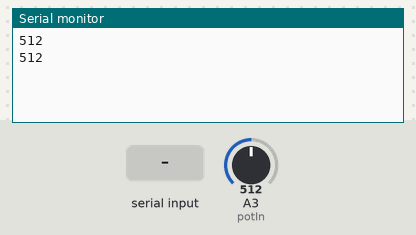
A sketch run on a simulated Arduino Uno, built with avr-gcc and run on an emulated ATmega328P. On the bench: the last lines printed to the serial monitor. Inputs (shaded band) come from the test bench; at power-on: A3 (potIn) = 512.

Above: at 1.8 s.
1.9 s: A3 (potIn) set to 335
At 2.8 s:
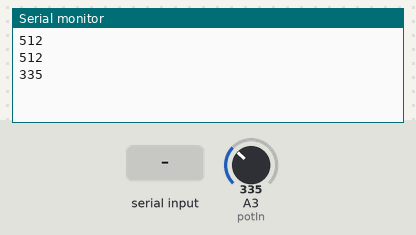
3.4 s: "1" received over the second serial link
4.9 s: "0" received over the second serial link
6.4 s: A3 (potIn) set to 355
At 7.8 s:
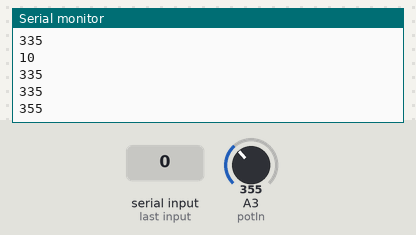
Timing chart, 0 to 8.9 s (numbered marks = the images above; inputs shaded):
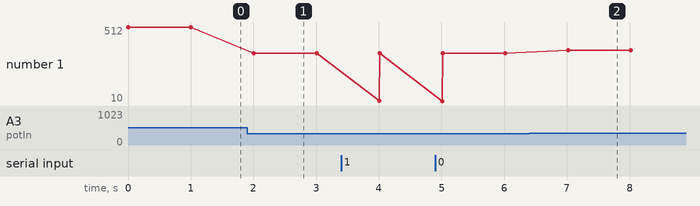

Measured:
- after the input at 1.9 s, the serial monitor: prints a new line after 0.11 s (image 1)
- after the input at 6.4 s, the serial monitor: prints a new line after 0.62 s (image 2)
- plotted number 1: 512 → 335 after the input at 1.9 s, 335 → 355 after the input at 6.4 s

The sketch:

beaconcoordinatorv0.ino
```cpp
#include <SoftwareSerial.h>

#define xbrx 3
#define xbtx 2
SoftwareSerial xbeeS(xbrx, xbtx);

#define potIn A3
int val = 0;

struct node{
  char name;
  float lat;
  float lon;
};

node nodes[3];

void setup() {
//  xbee.setSerial(xbeeS);
  xbeeS.begin(9600);
  Serial.begin(9600);
}

void loop() {
  val = analogRead(potIn);
  boolean com = false;
  String input = "";
  while (xbeeS.available() > 0){
  Serial.print(xbeeS.available());
  byte in = xbeeS.read();
  input = input + (char)in;
    com = true;
  }

  if(com){
    com = false;
    Serial.println(input);
    if(input.length() == 4) {
//      char nodeName = input.charAt(0); //first char of new message is node name
    } else if(input.length() > 4) {
/*      strtok(); //look up how this works, splits on token

      node n;
      n.name = id;
      n.lat = float(inLat);
      n.lon = float(inLon); */
    }
  }

    Serial.println(val);
    //min possible is 0. max 1023. break into 4 parts: off or send A, B or C.
    if(val < 2){
      //nada. no write
    } else if (val < 345){
      xbeeS.write('A');
      xbeeS.write('A');
      delay(500);
    } else if (val < 690){
      xbeeS.write('B');
      xbeeS.write('B');
      delay(500);
    } else {
      xbeeS.write('C');
      xbeeS.write('C');
      delay(500);
    }

  delay(500);
}
```
